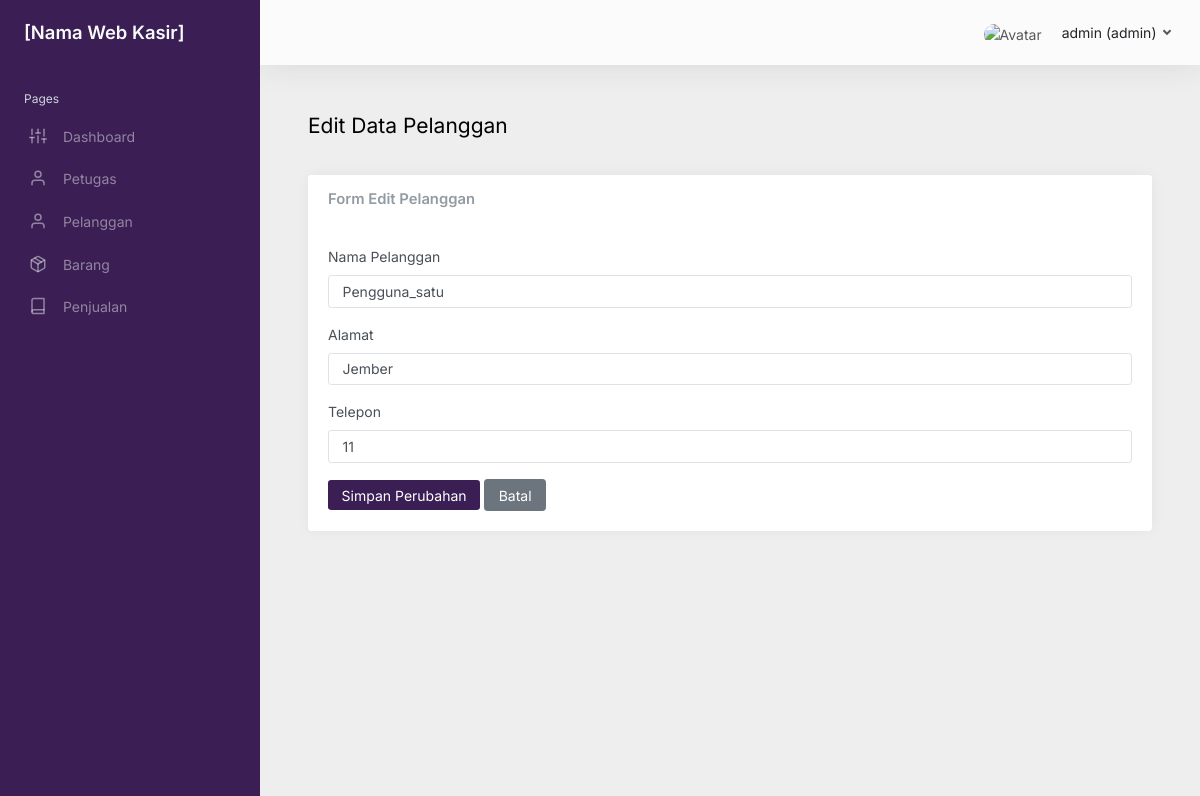
The page /edit_pelanggan.php?id=7 (signed in) on the database its author committed.
### tables this page shows
CREATE TABLE `pelanggan` (
  `id_pelanggan` int NOT NULL,
  `nama_pelanggan` varchar(255) NOT NULL,
  `alamat` varchar(255) DEFAULT NULL,
  `nomor_telepon` int DEFAULT NULL
);

### edit_pelanggan.php (the view, shortened to what this page needs)
<?php
require 'layouts/header.php';
require './config/conn.php';
$id_pelanggan = $_GET['id'];
$stmt = $conn->prepare("SELECT * FROM pelanggan WHERE id_pelanggan = ?");
$stmt->bind_param("i", $id_pelanggan);
$stmt->execute();
$result = $stmt->get_result();
$pelanggan = $result->fetch_assoc();
?>
<body>
    <div class="wrapper">
        <?php require './layouts/sidebar.php'; ?>
        <div class="main">
            <?php require './layouts/nav.php'; ?>
            <main class="content">
                <div class="container-fluid p-0">
                    <h1 class="h3 mb-3">Edit Data Pelanggan</h1>
                    <br>
                    <div class="row">
                        <div class="col-12">
                            <div class="card">
                                <div class="card-header">
                                    <h5 class="card-title mb-0">Form Edit Pelanggan</h5>
                                </div>
                                <div class="card-body">
                                    <form method="POST">
                                        <div class="mb-3">
                                            <label for="nama_pelanggan" class="form-label">Nama Pelanggan</label>
                                            <input type="text" name="nama_pelanggan" id="nama_pelanggan" class="form-control" value="<?= htmlspecialchars($pelanggan['nama_pelanggan']); ?>" required>
                                        </div>
                                        <div class="mb-3">
                                            <label for="alamat" class="form-label">Alamat</label>
                                            <input type="text" name="alamat" id="alamat" class="form-control" value="<?= htmlspecialchars($pelanggan['alamat']); ?>" required>
                                        </div>
                                        <div class="mb-3">
                                            <label for="telepon" class="form-label">Telepon</label>
                                            <input type="text" name="telepon" id="telepon" class="form-control" value="<?= htmlspecialchars($pelanggan['nomor_telepon']); ?>" required>
                                        </div>
                                        <button type="submit" name="submit" class="btn btn-primary" style="background-color: #3B1E54; border: none;">Simpan Perubahan</button>
                                        <a href="pelanggan.php" class="btn btn-secondary">Batal</a>
                                    </form>
                                </div>
                            </div>
                        </div>
                    </div>
                </div>
            </main>
            <?php require 'layouts/footer.php'; ?>

### css/custom.css (style rules this page uses)
main.content { background-color: #EEEEEE; }
div.main { background-color: #EEEEEE; }

### rows shown on the page
pelanggan: nama_pelanggan "Pengguna_satu", alamat "Jember", telepon "11"

### other values the page prints
$_SESSION['nama_petugas'] "admin"
$_SESSION['level'] "admin"
